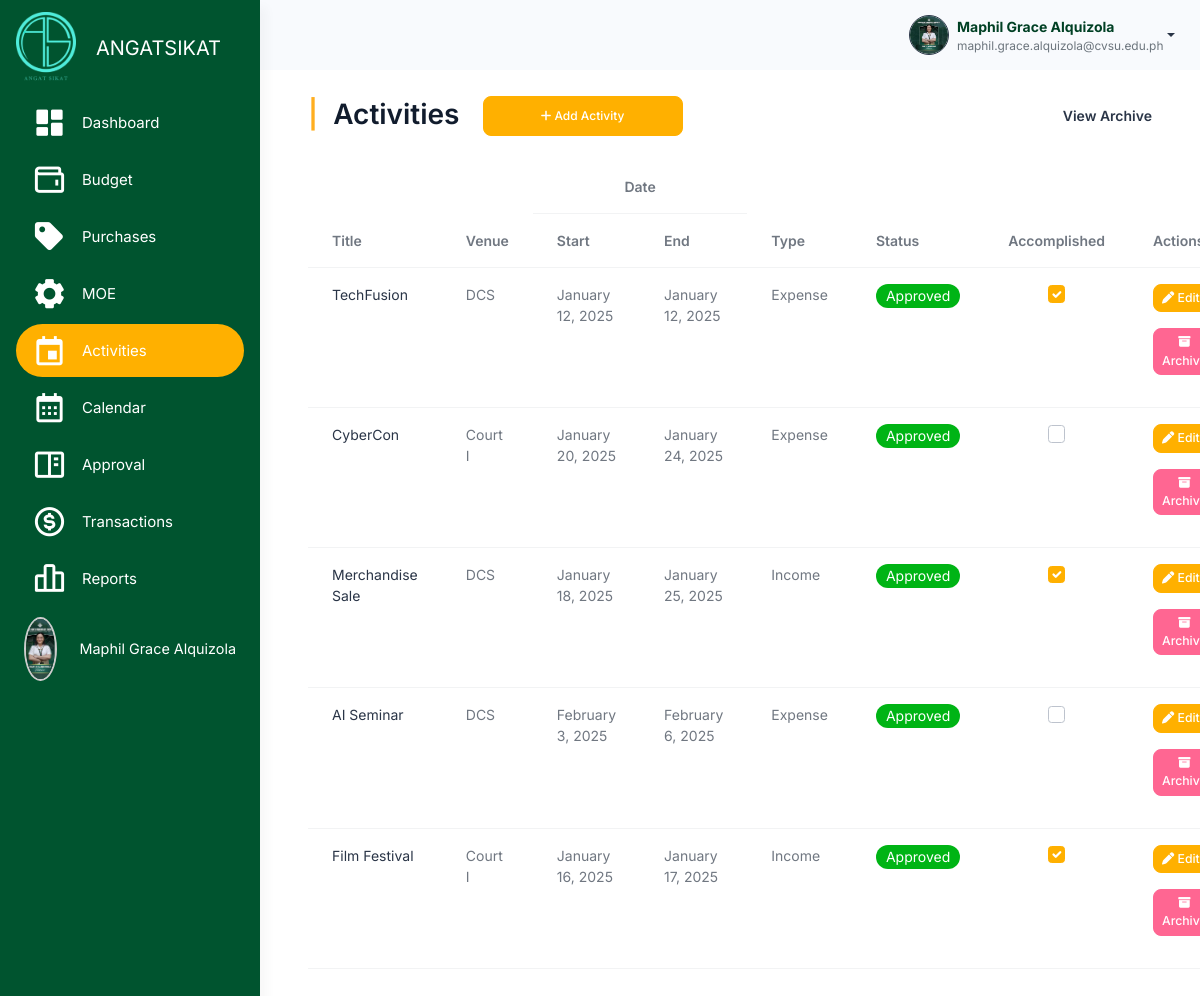
Page /src/activity_management/activities.php (signed in) on the earlier database version.
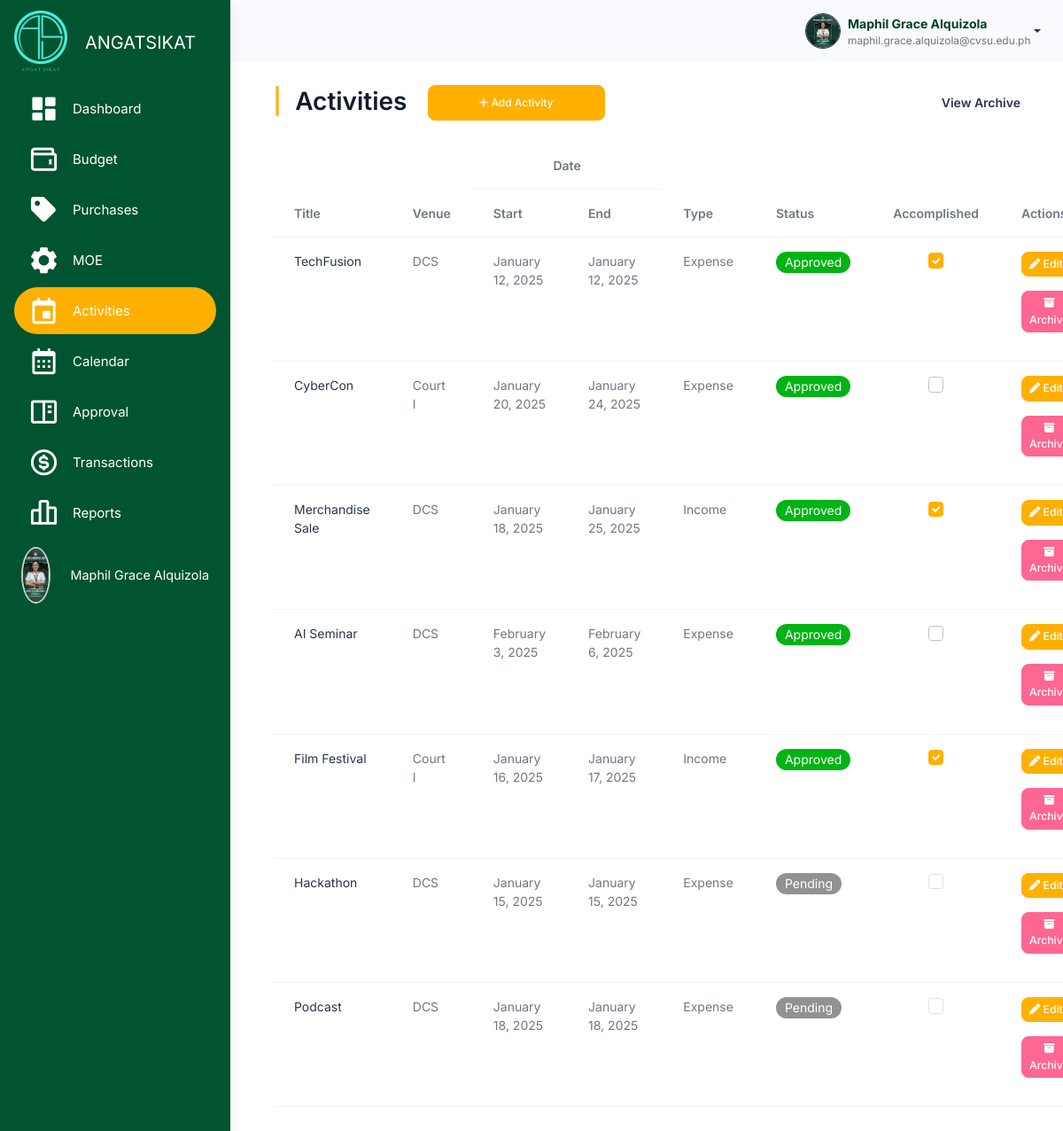
Same page on the later database version.
### tables this page shows
CREATE TABLE `users` (
  `user_id` int(11) NOT NULL,
  `username` varchar(100) NOT NULL,
  `password` varchar(255) NOT NULL,
  `profile_picture` varchar(255) NOT NULL,
  `first_name` varchar(255) NOT NULL,
  `last_name` varchar(255) NOT NULL,
  `email` varchar(100) NOT NULL,
  `role` enum('admin','officer','member') NOT NULL,
  `organization_id` int(11) DEFAULT NULL,
  `archived` tinyint(1) DEFAULT 0,
  `created_at` timestamp NOT NULL DEFAULT current_timestamp(),
  `position` enum('President','Treasurer') NOT NULL,
  `failed_attempts` int(11) DEFAULT 0,
  `is_locked` tinyint(1) DEFAULT 0,
  `last_failed_attempt` datetime DEFAULT NULL
);

CREATE TABLE `events` (
  `event_id` int(11) NOT NULL,
  `plan_id` int(11) NOT NULL,
  `title` varchar(255) NOT NULL,
  `event_venue` varchar(255) NOT NULL,
  `event_start_date` date NOT NULL,
  `event_end_date` date NOT NULL,
  `event_type` varchar(100) DEFAULT NULL,
  `event_status` enum('Pending','Approved','Disapproved') NOT NULL,
  `accomplishment_status` tinyint(1) DEFAULT 0,
  `total_amount` decimal(15,2) NOT NULL,
  `total_profit` decimal(15,2) NOT NULL,
  `organization_id` int(11) DEFAULT NULL,
  `created_by` int(11) DEFAULT NULL,
  `created_at` timestamp NOT NULL DEFAULT current_timestamp(),
  `archived` tinyint(1) DEFAULT 0
);

### src/user_query.php (called while the page is built, shortened)
<?php
$user_id = $_SESSION['user_id'];
$user_query = "SELECT * FROM users WHERE user_id = '$user_id'";
$user_result = mysqli_query($conn, $user_query);
if ($user_result && mysqli_num_rows($user_result) > 0) {
    $user = mysqli_fetch_assoc($user_result);
    $firstname = $user['first_name'];
    $lastname = $user['last_name'];
    $fullname = $firstname . ' ' . $lastname;
    $email = $user['email'];
    $profile_picture = $user['profile_picture'];
} else {
    echo "Error fetching user data: " . mysqli_error($conn);
    exit();
}
?>

### src/session_check.php (called while the page is built, shortened)
<?php
$organization_id = $_SESSION['organization_id'];
?>

### src/activity_management/activities.php (the view, shortened to what the rows shown need)
<?php
include 'connection.php';
include '../session_check.php';
include '../user_query.php';
$sql = "SELECT * FROM events WHERE archived = 0 AND organization_id = $organization_id";
$result = $conn->query($sql);
?>
<!DOCTYPE html>
<html lang="en">
<head>
    <link rel="stylesheet" href="../assets/css/styles.min.css" />
    <link rel="stylesheet" href="css/activities.css" />
    <link href="https://unpkg.com/boxicons@2.1.4/css/boxicons.min.css" rel="stylesheet" />
    <link rel="stylesheet" href="https://cdnjs.cloudflare.com/ajax/libs/font-awesome/6.6.0/css/all.min.css">
    <link rel="stylesheet" href="https://cdn.datatables.net/2.1.7/css/dataTables.bootstrap.min.css" />
</head>
<body>
    <div class="page-wrapper" id="main-wrapper" data-layout="vertical" data-navbarbg="skin6" data-sidebartype="full"
        data-sidebar-position="fixed" data-header-position="fixed">
        <aside class="left-sidebar" id="sidebar">
            <div>
                <nav class="sidebar-nav scroll-sidebar" data-simplebar="">
                    <ul id="sidebarnav">
                        <li class="sidebar-item profile-container">
                            <a class="sidebar-link" href="../user/profile.php" aria-expanded="false"
                                data-tooltip="Profile" style="display: flex; align-items: center; padding: 0.5rem;">
                                <div class="profile-pic-border"
                                    style="height: 4rem; width: 4rem; display: flex; justify-content: center; align-items: center; overflow: hidden; border-radius: 50%; border: 2px solid #ccc;">
                                    <img src="<?php echo !empty($profile_picture) ? '../user/' . htmlspecialchars($profile_picture) : '../user/uploads/default.png'; ?>"
                                        alt="Profile Picture" class="profile-pic"
                                        style="height: 100%; width: 100%; object-fit: cover;" />
                                </div>
                                <span class="profile-name" style="margin-left: 0.5rem; font-size: 0.9rem;">
                                    <?php echo htmlspecialchars($user['first_name']) . ' ' . htmlspecialchars($user['last_name']); ?>
                                </span>
                            </a>
                        </li>
                    </ul>
                </nav>
            </div>
        </aside>
        <div class="body-wrapper">
            <header class="app-header">
                <nav class="navbar navbar-expand-lg navbar-light">
                    <div class="navbar-collapse justify-content-end px-0" id="navbarNav">
                        <ul class="navbar-nav flex-row ms-auto align-items-center justify-content-end">
                            <li class="nav-item dropdown">
                                <div class="dropdown">
                                    <a href="#" class="dropdown-toggle d-flex align-items-center"
                                        data-bs-toggle="dropdown" aria-expanded="false" style="text-decoration: none;">
                                        <img class="border border-dark rounded-circle"
                                            src="<?php echo !empty($profile_picture) ? '../user/' . $profile_picture : '../user/uploads/default.png'; ?>"
                                            alt="Profile"
                                            style="width: 40px; height: 40px; margin-left: 10px; object-fit: cover;">
                                        <div class="d-flex flex-column align-items-start ms-2">
                                            <span style="font-weight: bold; color: #004024;">
                                                <?php echo htmlspecialchars($fullname); ?>
                                            </span>
                                            <span style="font-size: 0.85em; color: #6c757d;">
                                                <?php echo htmlspecialchars($email); ?>
                                            </span>
                                        </div>
                                    </a>
                                </div>
                            </li>
                        </ul>
                    </div>
                </nav>
            </header>
            <div class="container mt-5 p-5">
                <h2 class="mb-4 d-flex align-items-center justify-content-between">
                    <div>
                        <span class="text-warning fw-bold me-2">|</span> Activities
                        <button class="btn btn-primary ms-3" data-bs-toggle="modal" data-bs-target="#addEventModal"
                        style="height: 40px; width: 200px; border-radius: 8px; font-size: 12px;">
                            <i class="fa-solid fa-plus"></i> Add Activity
                        </button>
                    </div>
                    <a href="activities_archive.php" class="text-gray text-decoration-none fw-bold"
                            style="font-size: 14px;">
                                View Archive
                    </a>
                </h2>
                <table id="eventsTable" class="table">
                    <thead>
                        <tr>
                            <th rowspan=2>Title</th>
                            <th rowspan=2>Venue</th>
                            <th colspan=2 style="text-align: center;"> Date </th>
                            <th rowspan=2>Type</th>
                            <th rowspan=2>Status</th>
                            <th rowspan=2>Accomplished</th>
                            <th rowspan=2>Actions</th>
                        </tr>
                        <tr>
                            <th>Start</th>
                            <th>End</th>
                        </tr>
                    </thead>
                    <tbody>
                        <?php
                        if ($result->num_rows > 0) {
                            while($row = $result->fetch_assoc()) {
                                $checked = $row['accomplishment_status'] ? 'checked' : '';
                                $disabled = ($row['event_status'] !== 'Approved') ? 'disabled' : '';
                                echo "<tr>
                                        <td><a class='link-offset-2 link-underline link-underline-opacity-0' href='event_details.php?event_id={$row['event_id']}'>{$row['title']}</a></td>
                                        <td>{$row['event_venue']}</td>
                                        <td>" . date('F j, Y', strtotime($row['event_start_date'])) . "</td>
                                        <td>" . date('F j, Y', strtotime($row['event_end_date'])) . "</td>
                                        <td>{$row['event_type']}</td>
                                        <td>";
                                        if ($row['event_status'] == 'Pending') {
                                            echo " <span class='badge rounded-pill pending'> ";
                                        } elseif ($row['event_status'] == 'Approved') {
                                            echo " <span class='badge rounded-pill approved'> ";
                                        } elseif ($row['event_status'] == 'Disapproved') {
                                            echo " <span class='badge rounded-pill disapproved'> ";
                                        }
                                        echo "
                                            {$row['event_status']}
                                            </span>
                                            </td>
                                            <td>
                                                <input type='checkbox'
                                                class='form-check-input'
                                                onclick='showConfirmationModal({$row['event_id']}, this.checked)'
                                                $checked
                                                $disabled>
                                            </td>
                                            <td>
                                                <button class='btn btn-primary btn-sm edit-btn mb-3'
                                                        data-bs-toggle='modal'
                                                        data-bs-target='#editEventModal'
                                                        data-id='{$row['event_id']}'>
                                                    <i class='fa-solid fa-pen'></i> Edit
                                                </button>
                                                <button class='btn btn-danger btn-sm archive-btn mb-3'
                                                        data-id='{$row['event_id']}'>
                                                    <i class='fa-solid fa-box-archive'></i> Archive
                                                </button>
                                            </td>
                                        </tr>";
                                    }
                                } else {
                                    echo "<tr><td colspan='9' class='text-center'>No events found</td></tr>";
                                }
                                ?>
                            </tbody>
                        </table>
                    </div>
                </div>
            </div>
</body>
</html>

Differences in the rows shown:
added events: title "Hackathon", event_venue "DCS", event_start_date "January 15, 2025", event_end_date "January 15, 2025", event_type "Expense", event_status "Pending"
added events: title "Podcast", event_venue "DCS", event_start_date "January 18, 2025", event_end_date "January 18, 2025", event_type "Expense", event_status "Pending"
